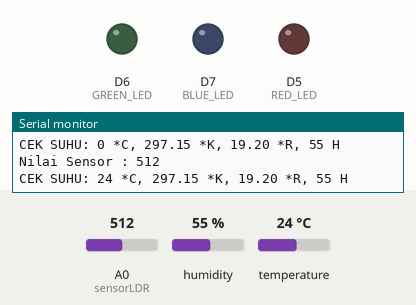
Recording of a program running on a simulated ESP8266 (NodeMCU). Parts: output pins drawn as LEDs (lit = HIGH), the last lines printed to the serial monitor. The inputs (shaded band) are chosen by the test bench; at power-on: A0 (sensorLDR) = 512, humidity 55 %, temperature 24 °C.

Above: at 4.2 s.
4.3 s: A0 (sensorLDR) set to 496
At 7.2 s:
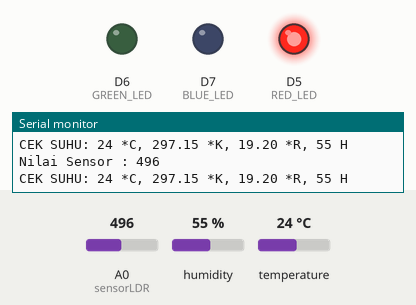
7.5 s: A0 (sensorLDR) set to 522
At 9.9 s:
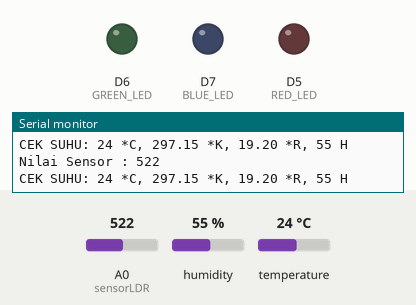
10.6 s: A0 (sensorLDR) set to 511
At 13.6 s:
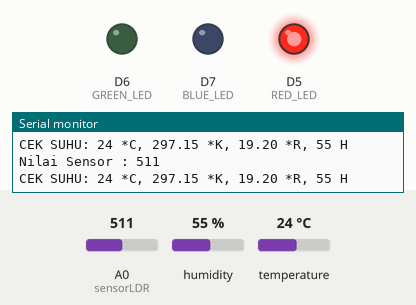
Timing chart, 0 to 15.1 s (numbered marks = the images above; inputs shaded):
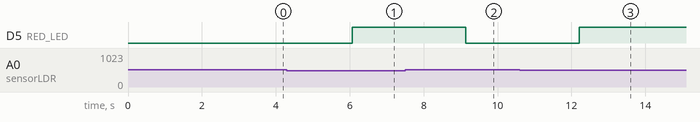

The program:

main.cpp
```cpp
#include <Arduino.h>
#include <SimpleDHT.h>
#define sensorLDR A0
#define pinDHT 7
#define RED_LED D5   // led warna merah
#define GREEN_LED D6 // led warna hijau
#define BLUE_LED D7  // led warnah biru // SD3 pin signal sensor DHT

byte temperature = 0;
byte humidity = 0;

SimpleDHT11 dht11(D1);
int nilaiSensor;

void setup()
{
  Serial.begin(115200);
  Serial.println("Contoh Penggunaan Sensor LDR");
  delay(3000);
  pinMode(RED_LED, OUTPUT); //atur pin-pin digital sebagai output
  pinMode(GREEN_LED, OUTPUT);
  pinMode(BLUE_LED, OUTPUT);
}

void loop()
{
  nilaiSensor = analogRead(sensorLDR);
  int err = SimpleDHTErrSuccess;
  Serial.print("Nilai Sensor : ");
  Serial.println(nilaiSensor);
  Serial.print("CEK SUHU: ");
  Serial.print((int)temperature);
  if ((err = dht11.read(&temperature, &humidity, NULL)) != SimpleDHTErrSuccess)
  {
    Serial.print("Pembacaan DHT11 gagal, err=");
    Serial.println(err);
    delay(1000);
    return;
  }
  Serial.print(" *C, ");
  Serial.print((double)temperature + 273.15);

  Serial.print(" *K, ");
  Serial.print((int)temperature * 0.8);

  Serial.print(" *R, ");
  Serial.print((int)humidity);
  Serial.println(" H");
  delay(1000);
  if ((int)nilaiSensor > 512 && (int)temperature < 24) {
    digitalWrite(BLUE_LED, HIGH);
    digitalWrite(BLUE_LED, LOW);
    delay(100);
  } else if ((int)nilaiSensor < 512  && (int)temperature < 32) {
     digitalWrite(RED_LED, HIGH);
  } else if((int)temperature >= 24 && (int)nilaiSensor < 512) {
    digitalWrite(RED_LED, HIGH);
  } else {
    digitalWrite(RED_LED, LOW);
  }
}
```

Measured:
- the behaviour switches between 512 and 511 on A0 (sensorLDR) (found by bisection; images 0 and 1)
- after the input at 4.3 s, D5 (RED_LED): LOW → HIGH after 1.8 s
- after the input at 7.5 s, D5 (RED_LED): HIGH → LOW after 1.6 s
- after the input at 10.6 s, D5 (RED_LED): LOW → HIGH after 1.6 s
